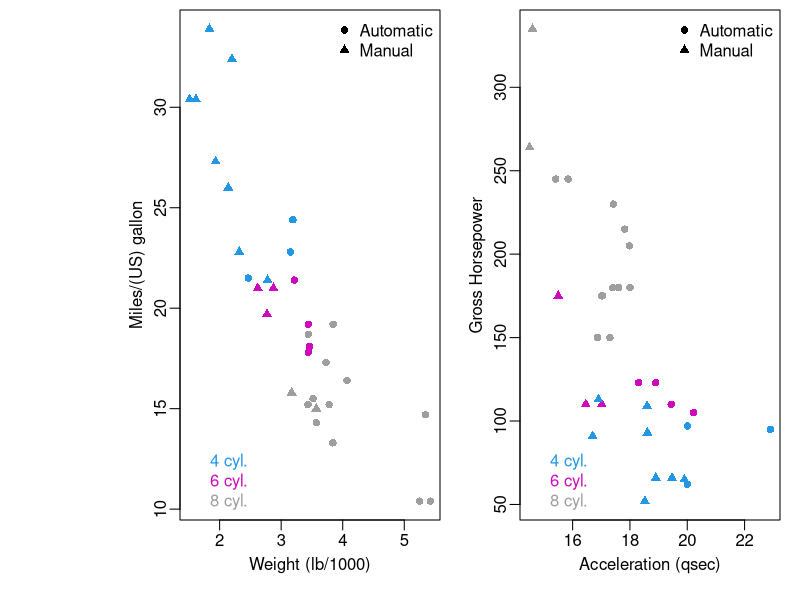
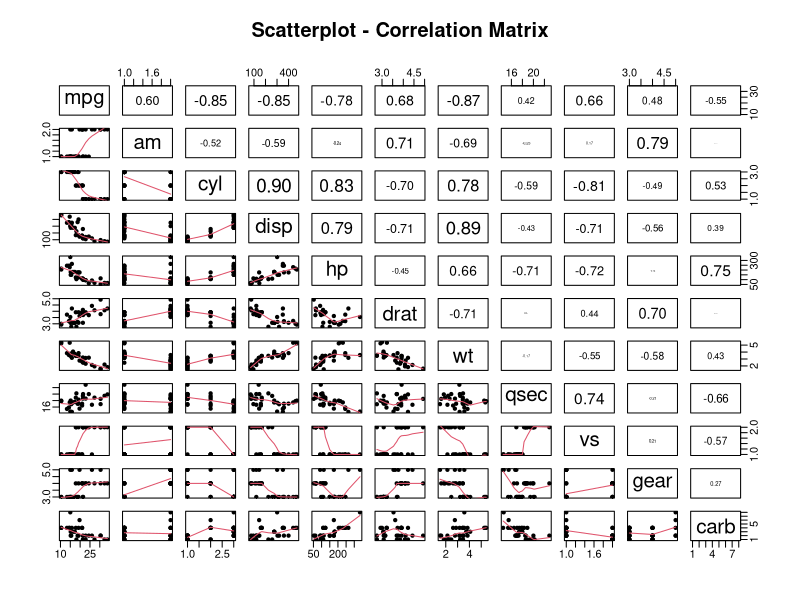
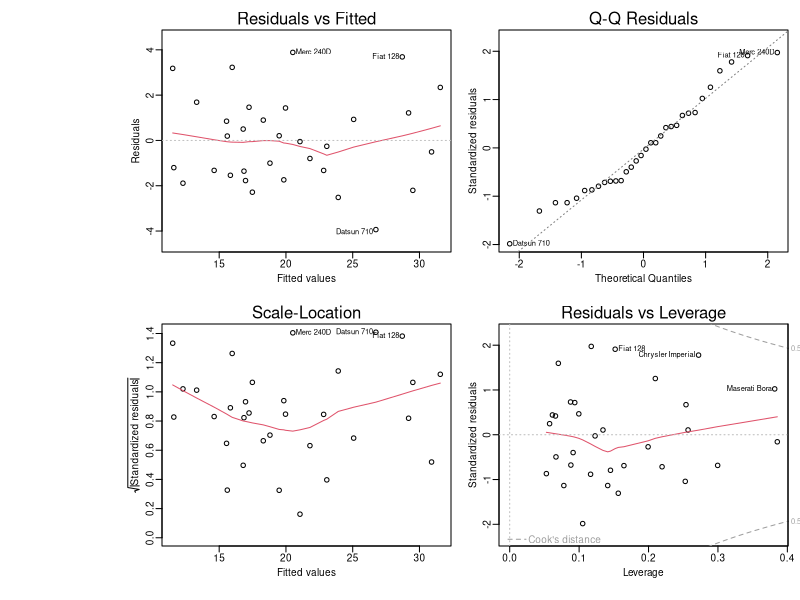

Write R code to recreate these figures, in order.
## ---- chunk 1
data(mtcars)
mtcarst <- within(mtcars, {
am <- factor(am, labels = c("Automatic", "Manual"))
vs <- factor(vs, labels = c("Vengine", "Iengine"))
cyl <- factor(cyl)
})
## ---- chunk 2
p<-c(16,17)
c<-c(4,6,8)
cl <- c("4 cyl.","6 cyl.","8 cyl.")
tl <- c("Automatic","Manual")

par(mfcol=c(1,2), mar=c(3.5,3.5,0,0.5), oma=c(0.5,5.5,0.5,0.5),cex=1,mgp=c(1.7,0.5,0))
with(mtcars,plot(mpg~wt,col=cyl,pch=am+p[1],xlab="Weight (lb/1000)",ylab="Miles/(US) gallon",main=""))
legend("topright",pch=p,legend=tl,bty="n")
legend("bottomleft",text.col=c,legend=cl,bty="n")

with(mtcars,plot(hp~qsec,col=cyl,pch=am+p[1],xlab="Acceleration (qsec)",ylab="Gross Horsepower",main=""))
legend("topright",pch=p,legend=tl,bty="n")
legend("bottomleft",text.col=c,legend=cl,bty="n")
## ---- chunk 3
model1 <- lm(mpg ~ am : wt + am : cyl, mtcarst) 
model2 <- lm(mpg ~ am : wt + am : hp, mtcarst)
model3 <- lm(mpg ~ am : wt + am : qsec, mtcarst)
formula(model1)
summary(model1)$coefficients
formula(model2)
summary(model2)$coefficients
formula(model3)
## ---- chunk 4
summary(model3)
## ---- chunk 5
require(graphics)
panel.cor <- function(x, y, digits=2, prefix="", cex.cor, ...) {
usr <- par("usr"); on.exit(par(usr))
par(usr = c(0, 1, 0, 1))
r <- cor(x, y)
txt <- format(c(r, 0.123456789), digits=digits)[1]
txt <- paste(prefix, txt, sep="")
if(missing(cex.cor)) cex.cor <- 0.8/strwidth(txt)
text(0.5, 0.5, txt, cex = cex.cor * abs(r))
}
pairs(mpg~am:., data=mtcarst, lower.panel=panel.smooth, upper.panel=panel.cor, pch=20, main="Scatterplot - Correlation Matrix")

## ---- chunk 6
par(mfrow=c(2,2),cex.main=0.1,cex=0.6,mgp=c(1.7,0.5,0),mar=c(4,3.5,2,0.5),oma=c(0.5,10,0.5,0.5))
plot(model3)
